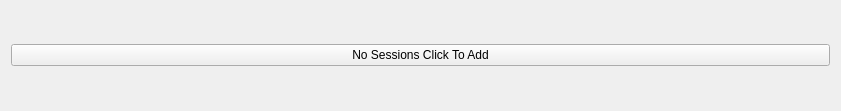
<?xml version="1.0" encoding="UTF-8"?>
<ui version="4.0">
 <class>NoSessionsView</class>
 <widget class="QWidget" name="NoSessionsView">
  <property name="geometry">
   <rect>
    <x>0</x>
    <y>0</y>
    <width>841</width>
    <height>111</height>
   </rect>
  </property>
  <property name="windowTitle">
   <string>Form</string>
  </property>
  <layout class="QHBoxLayout" name="horizontalLayout">
   <item>
    <widget class="QPushButton" name="clickToAddSessionPushButton">
     <property name="text">
      <string>No Sessions Click To Add</string>
     </property>
    </widget>
   </item>
  </layout>
 </widget>
 <resources/>
 <connections/>
</ui>
